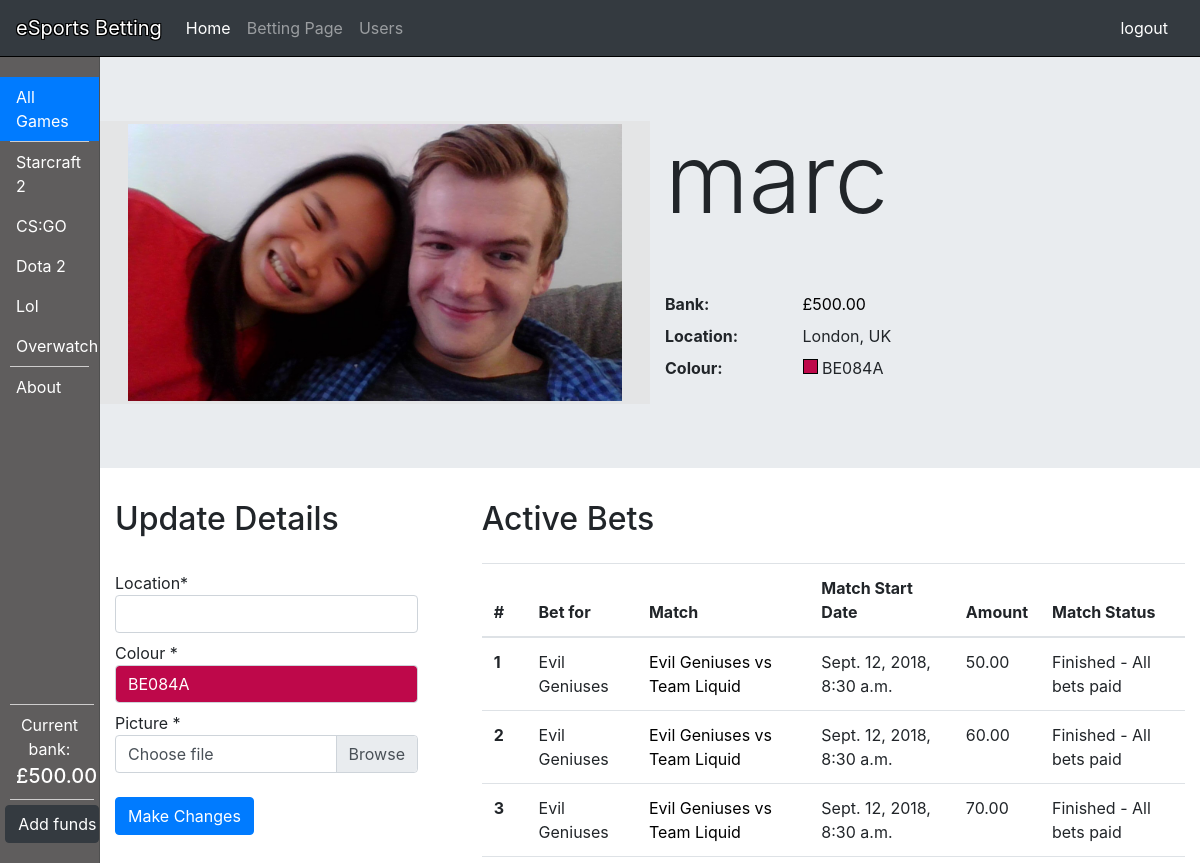
The app's page /profiles/marc/ (signed in) with its own data.
### profiles/models.py (models this page shows, shortened)
class Profile(models.Model):
    user = models.OneToOneField(User, on_delete=models.PROTECT)
    location = models.CharField(max_length=120, null=True, blank=True)
    picture = models.ImageField(upload_to=upload_location,null=True,blank=True)
    colour = models.CharField(max_length=7, null=False, blank=False, default="D3D3D3")
    withdrawable_bank = models.DecimalField(max_digits=6, decimal_places=2, default=0)
    non_withdrawable_bank = models.DecimalField(max_digits=6, decimal_places=2, default=0)
    @property
    def bank(self):
        return self.withdrawable_bank + self.non_withdrawable_bank

### userbetting/models.py (models this page shows, shortened)
class Bet(models.Model):
    bet_id = models.AutoField(primary_key=True)
    user = models.ForeignKey(User, on_delete=models.PROTECT)
    game = models.ForeignKey(Game, on_delete=models.PROTECT)
    chosen_team = models.ForeignKey(Team, on_delete=models.PROTECT)
    amount = models.DecimalField(max_digits=7, decimal_places=2, default=0)
    open = "Open"
    lost = "Lost"
    paid = "Paid"
    availiable_statuses = ((open, "Open"),
                           (lost, "Lost"),
                           (paid, "Paid"))
    status = models.CharField(max_length=30,
                              choices=availiable_statuses,
                              default=open)
    created = models.DateTimeField(editable=False)
    modified = models.DateTimeField(editable=False)

class Team(models.Model):
    team_id = models.AutoField(primary_key=True)
    name = models.CharField(max_length=200, unique=True, null=False)
    picture = models.ImageField(upload_to="teamLogos", null=True, blank=True)
    colour = models.CharField(max_length=7, null=False, blank=False, default="D3D3D3")
    def __str__(self):
        return self.name

class Game(models.Model):
    game_id = models.AutoField(primary_key=True)
    team_a = models.ForeignKey(Team, on_delete=models.PROTECT, related_name='%(class)s_team_a')
    team_b = models.ForeignKey(Team, on_delete=models.PROTECT, related_name='%(class)s_team_b')
    videogame = models.CharField(max_length=30,
                              choices=availiable_games,
                              default="cs:go")
    game_date = models.DateTimeField('Game start date')
    team_a_winner = "Team A is the winner"
    team_b_winner = "Team B is the winner"
    not_decided = "Not Decided"
    teams = ((not_decided, "Not Decided"),
             (team_a_winner, "Team A is the winner"),
             (team_b_winner, "Team B is the winner"))
    winning_team = models.CharField(max_length=60,
                                    choices=teams,
                                    default= not_decided,
                                    unique=False,
                                    blank=True,
                                    null=True)
    twitch_url =  models.URLField(max_length=200, unique=True, blank=True, null=True)
    expected_duration = models.DurationField(default=timedelta(minutes=2))
    not_begun = "Not begun"
    starting = "Starting"
    ongoing = "Ongoing"
    finished_not_confirmed = "Finished - Not yet confirmed"
    finished_confirmed = "Finished - Confirmed"
    finished_paid = "Finished - All bets paid"
    availiable_statuses = ((not_begun, "Not begun"),
                           (starting, "Starting"),
                           (ongoing, "Ongoing"),
                           (finished_not_confirmed, "Finished - Not yet confirmed"),
                           (finished_confirmed, "Finished - Confirmed"),
                           (finished_paid, "Finished - All bets paid"))
    status = models.CharField(max_length=30,
                              choices=availiable_statuses,
                              default=not_begun)

### profiles/views.py (the view)
# urls.py: path('<username>/', views.profile_view, name='profile'),
def profile_view(request, username):
    user = get_object_or_404(User, username=username)
    profile, created = Profile.objects.get_or_create(user=user)
    qs = user.bet_set.all().order_by('-game__game_date')
    qs = qs.exclude(game__status='finished_confirmed')
    if request.method == 'POST':
        form = ProfileForm(request.POST, request.FILES)
        print(request.POST, request.FILES)
        if form.is_valid():
            location = form.cleaned_data['location']
            picture = form.cleaned_data['picture']
            colour = form.cleaned_data['colour']
            profile.location = location
            profile.picture = picture
            profile.colour = colour
            profile.save()
            return HttpResponseRedirect('')
    else:
        form = ProfileForm()
    context = {
        "profile":profile,
        "form":form,
        "qs":qs,
    }
    return render(request, "profiles/profile_view.html", context)

### profiles/forms.py
class ProfileForm(forms.Form):
    location = forms.CharField(max_length=120)
    picture = forms.ImageField()
    colour = forms.CharField(
        max_length=7,
        widget=forms.TextInput(
            attrs={
                "class": "jscolor",
                "value": "AB2567"
            }
        )
    )
    def __init__(self, *args, **kwargs):
        super(ProfileForm, self).__init__(*args, **kwargs)
        self.helper = FormHelper()
        self.form_tag = False
        self.helper.layout = Layout(
            Field('location', css_class='input-xlarge'),
            Field('colour', css_class='jscolor'),
            Div(Field('picture', css_class='custom-file-input'), css_class="custom-file"),
            FormActions(
                Submit('save_changes', 'Save changes', css_class="btn btn-primary"),
            )
        )

### profiles/templates/profiles/profile_view.html (shortened to what this page needs)
{% extends "base.html" %}
{% load crispy_forms_tags %}
{% load static %}
{% block jumbotron %}
<div class="jumbotron jumbotron-fluid" id="jumbo">
    <div class="container">
    <div class="row">
    <div class="col-md-6" style="background-color: #e4e5e6;">
        {%  if profile.picture %}
            <img src="{{ profile.picture.url }}"/>
        {% endif %}
    </div>
    <div class="col-md-6">
        <h1 class="display-1">{{ profile.user }}</h1><br><br>
        <dl class="row">
          <dt class="col-sm-3">Bank:</dt>
          <dd class="col-sm-9"><a href="#" data-toggle="tooltip" data-placement="right" title="(£{{ profile.withdrawable_bank }} withdrawable) - (£{{ profile.non_withdrawable_bank }} not withdrawable)">£{{ profile.bank }}</a> </dd>
          <dt class="col-sm-3">Location:</dt>
          <dd class="col-sm-9">{{ profile.location }}</dd>
          <dt class="col-sm-3">Colour:</dt>
          <dd class="col-sm-9">
              <div style="width:15px;height:15px;border:1px solid #000;display: inline-block;background-color: #{{ profile.colour }};"></div>
              {{ profile.colour }}
          </dd>
    </div>
    </div>
    </div>
</div>
{% endblock %}
{% block content %}
    {% if user == profile.user %}
    <div class="row">
    <div class="col-md-4">
        <h2 style="margin-bottom: 1.5rem;">
            Update Details
        </h2>
        <form enctype="multipart/form-data" method='POST' action='{% url "profiles:profile" profile.user %}'>{% csrf_token %}
            <div id="div_id_location" class="control-group"> <label for="id_location" class="control-label requiredField">
                Location<span class="asteriskField">*</span> </label>
                <div class="controls">
                    <input type="text" name="location" maxlength="120" class="input-xlarge form-control" required id="id_location" style="width: 90%;"/>
                </div>
            </div>
            <div id="div_id_colour" class="control-group">
                <label for="id_colour" class="control-label requiredField">
                Colour
                <span class="asteriskField">*</span>
                </label>
                <div class="controls">
                <input type="text" name="colour" class="jscolor form-control" value="AB2567" maxlength="7" required id="id_colour" style="width: 90%;"/>
                </div>
            </div>
            <div id="div_id_picture" class="control-group">
                <label for="id_picture" class="control-label requiredField">
                Picture
                <span class="asteriskField">*</span>
                </label>
            <div class="custom-file" style="width: 90%;">
              <label class="custom-file-label" for="id_picture" style="margin-top: 0px;overflow: hidden;">Choose file</label>
            </div>
            </div>
            <br>
            <button type="submit" class="btn btn-primary"> Make Changes</button>
        </form>
    </div>
    <div class="col-md-8">
        <h2 style="margin-bottom: 1.5rem;">
            Active Bets
        </h2>
    <div class="span3">
        <table class="table table-hover">
          <thead>
            <tr>
              <th scope="col">#</th>
              <th scope="col">Bet for</th>
              <th scope="col">Match</th>
              <th scope="col">Match Start Date</th>
              <th scope="col">Amount</th>
              <th scope="col">Match Status</th>
            </tr>
          </thead>
          <tbody>
          {%  for bet in qs %}
            <tr>
              <th scope="row">{{ forloop.counter }}</th>
              <td>{{ bet.chosen_team }}</td>
              <td><a href={% url 'userBetting:detail' bet.game.game_id %}>{{ bet.game.team_a }} vs {{ bet.game.team_b }}</a></td>
              <td>{{ bet.game.game_date }}</td>
              <td>{{ bet.amount }}</td>
              <td>{{ bet.game.status }}</td>
            </tr>
          {% endfor %}
          </tbody>
        </table>
    </div>
    </div>
    </div>
    {% endif %}
{% endblock %}

### templates/sidebar.html
{% load static %}
 <nav class="col-sm-1 col-md-1 d-none d-sm-block bg-faded sidebar">
          <ul class="nav nav-pills flex-column">
            <li class="nav-item">
              <a class="nav-link active" href="#">All Games<span class="sr-only">(current)</span></a>
            </li>
            <li class="sidenav-divider">
            </li>
            <li class="nav-item">
              <a class="nav-link" href="#">Starcraft 2</a>
            </li>
            <li class="nav-item">
              <a class="nav-link" href="#">CS:GO</a>
            </li>
            <li class="nav-item">
              <a class="nav-link" href="#">Dota 2</a>
            </li>
            <li class="nav-item">
              <a class="nav-link" href="#">Lol</a>
            </li>
            <li class="nav-item">
              <a class="nav-link" href="#">Overwatch</a>
            </li>
            <li class="sidenav-divider">
            </li>
            <li class="nav-item">
              <a class="nav-link" href="#">About</a>
            </li>
          </ul>
     {% if request.user.is_authenticated %}
     <ul class="nav nav-pills flex-column mt-2 mt-md-0" style="position: absolute; bottom: 0; width: 100%; text-align: center;">
        <li class="sidenav-divider">
        </li>
        <li class="nav-item">
            <p class="nav-link" style="margin-bottom: 0; padding-bottom: 0;" >  Current bank: </p>
            <p class="nav-link" style="font-size: 20px; padding-top: 0;font-weight: 500;margin-bottom: 0;">£{{ user.profile.bank }}</p>
        </li>
        <li class="sidenav-divider" style="margin-bottom: 5px;" >
        </li>
         <div class="form-row text-center">
            <div class="col-12">
                <button type="submit" class="btn btn-dark" style="width: 90%;">Add funds</button>
            </div>
         </div>
     </ul>
     {%  endif %}
        </nav>

### static/css/custom.css (style rules this page uses)
body { padding-top: 57px; }
label { margin-bottom: 0px; margin-top: .5rem; }
.span3 { height: 300px !important; overflow: auto; }
.sidebar { position: fixed; top: 57px; bottom: 0; left: 0; z-index: 1000; padding: 20px; overflow-x: hidden; overflow-y: auto; border-right: 1px solid #eee; }
.sidebar { padding-left: 0; padding-right: 0; }
.sidebar .nav { margin-bottom: 20px; }
.sidebar .nav-item { width: 100%; }
.sidebar .nav-item + .nav-item { margin-left: 0; }
.sidebar .nav-link { border-radius: 0; }
.sidenav-divider { background-color: #cecdcd; height: 1px; margin-left: 10px; margin-right: 10px; }
.bg-faded { background-color: #5f5d5d; border-right: 1px solid #505050; }
a { color:black; }
.nav-item .nav-link { color: white; }

### profiles/templates/profiles/profile_view.html (style rules this page uses)
img { max-height: 98%; max-width: 98%; width: auto; height: auto; position: absolute; top: 0; bottom: 0; left: 0; right: 0; margin: auto; }

### records on screen
Profile: picture (picture), user "marc", bank "500.00", location "London, UK", colour "BE084A"
Bet: chosen_team "Evil Geniuses", game.team_a "Evil Geniuses", game.team_b "Team Liquid", game.game_date "Sept. 12, 2018, 8:30 a.m.", amount "50.00", game.status "Finished - All bets paid"
Bet: chosen_team "Evil Geniuses", game.team_a "Evil Geniuses", game.team_b "Team Liquid", game.game_date "Sept. 12, 2018, 8:30 a.m.", amount "60.00", game.status "Finished - All bets paid"
Bet: chosen_team "Evil Geniuses", game.team_a "Evil Geniuses", game.team_b "Team Liquid", game.game_date "Sept. 12, 2018, 8:30 a.m.", amount "70.00", game.status "Finished - All bets paid"

### other values on screen
{{ user.profile.bank }} "500.00"
